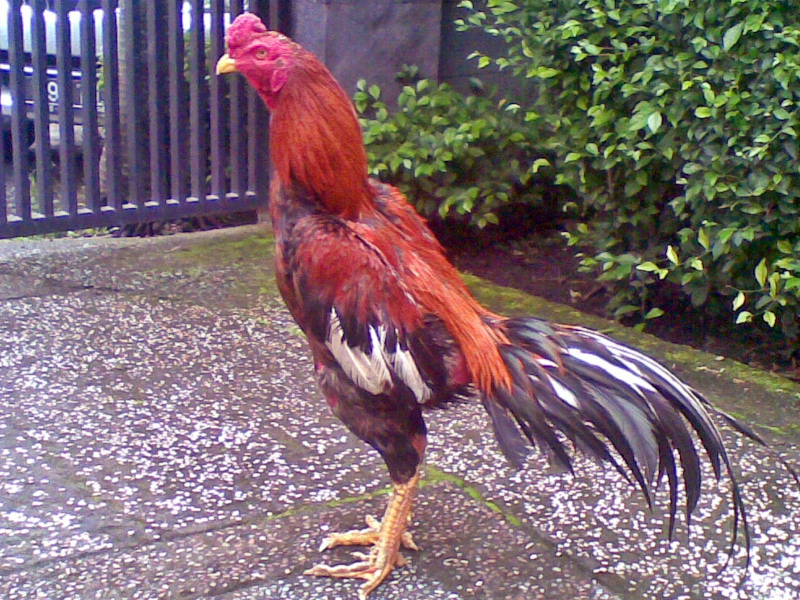
#> input picture example.jpg, 1600 x 1200 px (shown at 1/2 size)
$ python chapter2.py
#> lines starting #> are read from the running program, lines starting #| are printed output that depends on the picture
from PIL import Image
from PIL import ImageFilter

# Memuat gambar
image = Image.open('example.jpg')
#> image is the input picture: PIL image 1600x1200 RGB; mean R, G, B 124, 105.8, 111.9

# Memotong gambar
cropped_image = image.crop((10, 10, 200, 200))
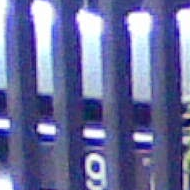
#> cropped_image: PIL image 190x190 RGB; mean R, G, B 105.6, 109.7, 159.3
cropped_image.save('cropped_result.jpg')

# Mengubah ukuran gambar
resized_image = cropped_image.resize((100, 100))
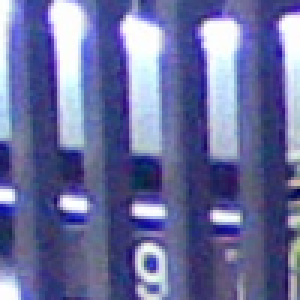
#> resized_image: PIL image 100x100 RGB (shown 3 times larger); mean R, G, B 105.6, 109.7, 159.2
resized_image.save('resized_result.jpg')

# Menerapkan filter blur
filtered_image = resized_image.filter(ImageFilter.BLUR)
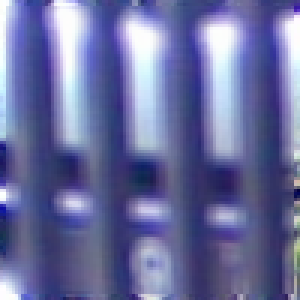
#> filtered_image: PIL image 100x100 RGB (shown 3 times larger); mean R, G, B 105.7, 109.9, 159.3
filtered_image.save('filtered_result.jpg')

# Menyimpan gambar asli
image.save('result.jpg')
